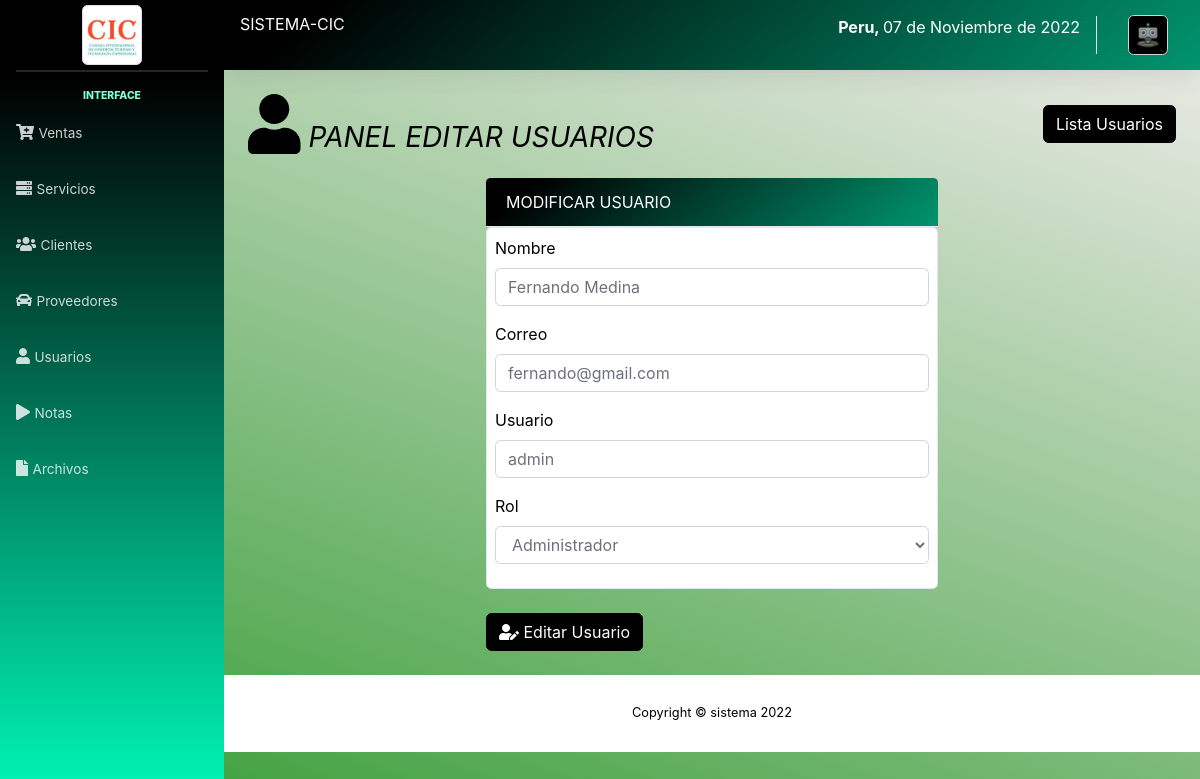
/sistema/editar_usuario.php?id=1 (signed in), run on the app's committed database.
### tables this page shows
CREATE TABLE `usuario` (
  `idusuario` int(11) NOT NULL,
  `nombre` varchar(100) NOT NULL,
  `correo` varchar(100) NOT NULL,
  `usuario` varchar(20) NOT NULL,
  `clave` varchar(50) NOT NULL,
  `rol` int(11) NOT NULL
);

### sistema/editar_usuario.php (the view, shortened to what this page needs)
<?php
include "includes/header.php";
include "../conexion.php";
$idusuario = $_REQUEST['id'];
$sql = mysqli_query($conexion, "SELECT * FROM usuario WHERE idusuario = $idusuario");
$result_sql = mysqli_num_rows($sql);
if ($result_sql == 0) {
  header("Location: lista_usuarios.php");
} else {
  if ($data = mysqli_fetch_array($sql)) {
    $nombre = $data['nombre'];
    $correo = $data['correo'];
    $usuario = $data['usuario'];
    $rol = $data['rol'];
  }
}
?>
<div class="container-fluid">
      <div class="d-sm-flex align-items-center justify-content-between mb-4">
        <h1 class="h3 mb-0 text-gray-800"><i><i style="font-size: 60px" class="fas fa-user mb-8"></i> PANEL EDITAR USUARIOS</i></h1>
        <a href="lista_usuarios.php" class="btn btn-primary">Lista Usuarios</a>
      </div>
  <div class="row">
    <div class="col-lg-6 m-auto">
            <div class="card-header bg-primary text-white">
                MODIFICAR USUARIO
            </div>
    <div class="card">
      <form action="" method="post" class="card-body p-2">
        <div class="form-group">
          <label for="nombre">Nombre</label>
          <input type="text" placeholder="Ingrese nombre" class="form-control" name="nombre" id="nombre" value="<?php echo $nombre; ?>">
        </div>
        <div class="form-group">
          <label for="correo">Correo</label>
          <input type="text" placeholder="Ingrese correo" class="form-control" name="correo" id="correo" value="<?php echo $correo; ?>">
        </div>
        <div class="form-group">
          <label for="usuario">Usuario</label>
          <input type="text" placeholder="Ingrese usuario" class="form-control" name="usuario" id="usuario" value="<?php echo $usuario; ?>">
        </div>
        <div class="form-group">
          <label for="rol">Rol</label>
          <select name="rol" id="rol" class="form-control">
            <option value="1" <?php
                              if ($rol == 1) {
                                echo "selected";
                              }
                              ?>>Administrador</option>
          </select>
        </div>
        </div>
        <button type="submit" class="btn btn-primary"><i class="fas fa-user-edit"></i> Editar Usuario</button>
    </div>
  </div>
</div>
<?php include_once "includes/footer.php"; ?>

### data on the page
usuario: nombre "Fernando Medina", correo "fernando@gmail.com", usuario "admin", rol "Administrador"

### other printed values
fechaPeru() "07 de Noviembre de 2022"
